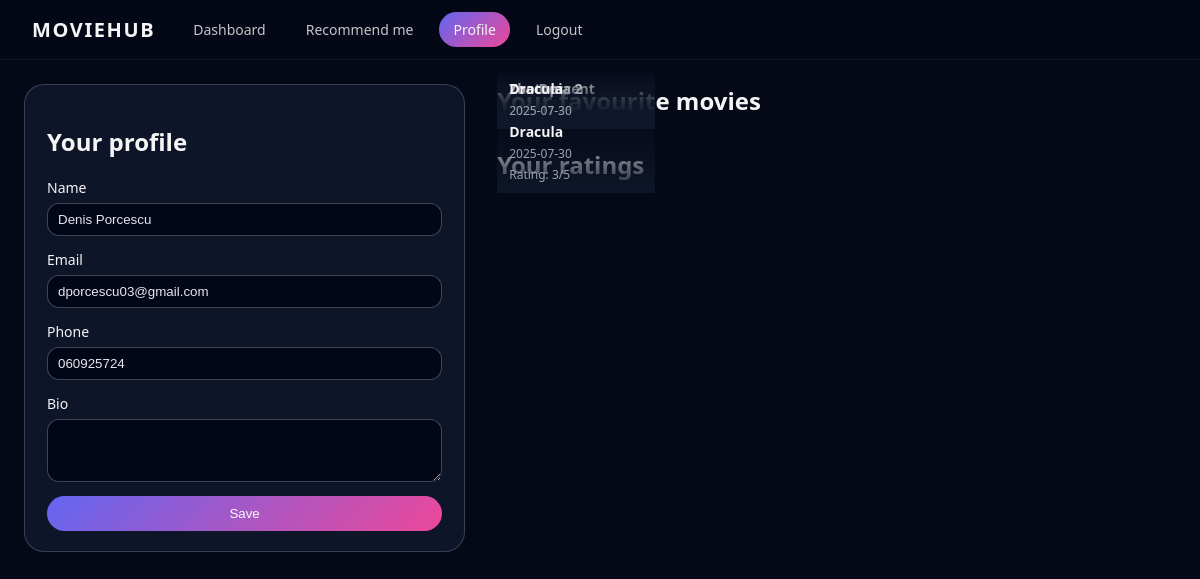
The app's page /profile.php (signed in) with its own data.
### tables this page shows
CREATE TABLE users (
    id INTEGER PRIMARY KEY AUTOINCREMENT,
    name TEXT,
    email TEXT UNIQUE,
    phone TEXT,
    password_hash TEXT,
    bio TEXT,
    avatar_url TEXT,
    created_at DATETIME DEFAULT CURRENT_TIMESTAMP
);

CREATE TABLE movies (
    id INTEGER PRIMARY KEY AUTOINCREMENT,
    tmdb_id INTEGER UNIQUE,
    title TEXT,
    poster_path TEXT,
    overview TEXT,
    release_date TEXT
);

CREATE TABLE ratings (
    user_id INTEGER NOT NULL,
    movie_id INTEGER NOT NULL,
    rating INTEGER NOT NULL CHECK (rating BETWEEN 1 AND 5),
    created_at DATETIME DEFAULT CURRENT_TIMESTAMP,
    updated_at DATETIME DEFAULT CURRENT_TIMESTAMP,
    PRIMARY KEY (user_id, movie_id),
    FOREIGN KEY (user_id) REFERENCES users(id) ON DELETE CASCADE,
    FOREIGN KEY (movie_id) REFERENCES movies(id) ON DELETE CASCADE
);

### profile.php (the view, shortened to what this page needs)
<?php
require __DIR__ . '/config/db.php';
$userId = (int)$_SESSION['user_id'];
$st = $pdo->prepare('SELECT * FROM users WHERE id = :id');
$st->execute([':id' => $userId]);
$u = $st->fetch(PDO::FETCH_ASSOC);
$sqlFavs = 'SELECT m.tmdb_id, m.title, m.poster_path, m.release_date
            FROM favorites f
            JOIN movies m ON m.id = f.movie_id
            WHERE f.user_id = :uid
            ORDER BY f.created_at DESC';
$stFavs = $pdo->prepare($sqlFavs);
$stFavs->execute([':uid' => $userId]);
$favs = $stFavs->fetchAll(PDO::FETCH_ASSOC);
$sqlRatings = 'SELECT m.tmdb_id, m.title, m.poster_path, m.release_date, r.rating
               FROM ratings r
               JOIN movies m ON m.id = r.movie_id
               WHERE r.user_id = :uid
               ORDER BY r.updated_at DESC';
$stR = $pdo->prepare($sqlRatings);
$stR->execute([':uid' => $userId]);
$ratings = $stR->fetchAll(PDO::FETCH_ASSOC);
?>
<!DOCTYPE html>
<html lang="en">
<head>
    <link rel="stylesheet" href="assets/css/style.css">
</head>
<body class="page">
<header class="topbar">
    <div class="topbar-left">
        <div class="logo">MovieHub</div>
        <nav class="nav">
            <a href="index.php" class="nav-link">Dashboard</a>
            <a href="recommend.php" class="nav-link">Recommend me</a>
            <a href="profile.php" class="nav-link active">Profile</a>
            <a href="logout.php" class="nav-link">Logout</a>
        </nav>
    </div>
</header>
<main class="content profile">
    <section class="profile-card">
        <h1>Your profile</h1>
        <form method="post" class="profile-form">
            <label>
                Name
                <input type="text" name="name"
                       value="<?php echo htmlspecialchars($u['name'] ?? ''); ?>">
            </label>
            <label>
                Email
                <input type="email" name="email"
                       value="<?php echo htmlspecialchars($u['email'] ?? ''); ?>">
            </label>
            <label>
                Phone
                <input type="text" name="phone"
                       value="<?php echo htmlspecialchars($u['phone'] ?? ''); ?>">
            </label>
            <label>
                Bio
                <textarea name="bio" rows="3"><?php echo htmlspecialchars($u['bio'] ?? ''); ?></textarea>
            </label>
            <button class="btn-primary">Save</button>
        </form>
    </section>
    <section class="profile-favs">
        <h2>Your favourite movies</h2>
        <div class="masonry-grid">
            <?php foreach ($favs as $m): ?>
                <a href="movie.php?id=<?php echo (int)$m['tmdb_id']; ?>" class="card">
                    <div class="card-overlay">
                        <h3><?php echo htmlspecialchars($m['title']); ?></h3>
                        <span><?php echo htmlspecialchars($m['release_date']); ?></span>
                    </div>
                </a>
            <?php endforeach; ?>
        </div>
        <h2>Your ratings</h2>
        <div class="masonry-grid">
            <?php foreach ($ratings as $m): ?>
                <a href="movie.php?id=<?php echo (int)$m['tmdb_id']; ?>" class="card">
                    <div class="card-overlay">
                        <h3><?php echo htmlspecialchars($m['title']); ?></h3>
                        <span><?php echo htmlspecialchars($m['release_date']); ?></span>
                        <span>Rating: <?php echo (int)$m['rating']; ?>/5</span>
                    </div>
                </a>
            <?php endforeach; ?>
        </div>
    </section>
</main>
</body>
</html>

### assets/css/style.css (style rules this page uses)
*, *::before, *::after { box-sizing: border-box; }
body.page { margin: 0; font-family: system-ui, -apple-system, BlinkMacSystemFont, "Inter", "Segoe UI", sans-serif; background: #050816; color: #f5f5f5; }
a { color: inherit; text-decoration: none; }
.topbar { position: sticky; top: 0; z-index: 50; display: flex; align-items: center; justify-content: space-between; padding: 12px 32px; background: rgba(5, 8, 22, 0.95); backdrop-filter: blur(12px); border-bottom: 1px solid rgba(255, 255, 255, 0.05); }
.topbar-left { display: flex; align-items: center; gap: 24px; }
.logo { font-weight: 700; font-size: 20px; letter-spacing: 0.08em; text-transform: uppercase; }
.nav { display: flex; gap: 12px; }
.nav-link { padding: 8px 14px; border-radius: 999px; font-size: 14px; opacity: 0.8; }
.nav-link.active, .nav-link:hover { background: linear-gradient(135deg, #6366f1, #ec4899); opacity: 1; }
.content { max-width: 1200px; margin: 24px auto 80px; padding: 0 24px; }
.masonry-grid { column-count: 5; column-gap: 16px; }
@media (max-width: 1200px) { .masonry-grid { column-count: 4; } }
.card { position: relative; margin-bottom: 16px; border-radius: 18px; overflow: hidden; background: #0f172a; cursor: pointer; transition: transform 0.18s ease, box-shadow 0.18s ease; break-inside: avoid; }
.card-overlay { position: absolute; inset: auto 0 0 0; padding: 10px 12px; background: linear-gradient(to top, rgba(15,23,42,0.95), transparent); display: flex; flex-direction: column; gap: 4px; }
.card-overlay h3 { margin: 0; font-size: 14px; }
.card-overlay span { font-size: 12px; color: #9ca3af; }
.btn-primary, .btn-secondary { border-radius: 999px; padding: 10px 18px; border: none; cursor: pointer; font-weight: 500; }
.btn-primary { background: linear-gradient(135deg, #6366f1, #ec4899); color: #f9fafb; }
.profile { display: grid; grid-template-columns: minmax(0, 1.3fr) minmax(0, 2fr); gap: 32px; }
.profile-card { background: rgba(15,23,42,0.95); border-radius: 20px; padding: 20px 22px; border: 1px solid rgba(148, 163, 184, 0.3); }
.profile-form { display: flex; flex-direction: column; gap: 14px; }
.profile-form label { display: flex; flex-direction: column; gap: 6px; font-size: 14px; }
.profile-form input, .profile-form textarea { border-radius: 12px; border: 1px solid rgba(148, 163, 184, 0.4); background: #020617; color: #e5e7eb; padding: 8px 10px; }
.profile-favs h2 { margin-top: 0; margin-bottom: 12px; }

### records on screen
users: name "Denis Porcescu", email "dporcescu03@gmail.com", phone "060925724"
movies: title "The Descent", release_date "2005-07-08"
movies: title "Zootopia 2", release_date "2025-11-26"
movies: title "Dracula", release_date "2025-07-30"
ratings: movie.title "Dracula", movie.release_date "2025-07-30", rating "3"
